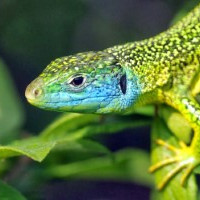
#> input picture Practical#1/src.jpg, 200 x 200 px, found by its file name
$ jupyter execute 'uniform transforms.ipynb'
#> lines starting #> are read from the running program, lines starting #| are printed output that depends on the picture; after the words box and inside, x2 and y2 are one past the last pixel; in counts of white or black regions, pixels touching at a corner belong together
# Uniform Transformations

## Initialization

[cell 1]
import cv2
import numpy as np
from matplotlib import pyplot as plt

from matplotlib.colors import NoNorm

[cell 2]
# convenience function that estimates the difference between 2 images
def diffscore(img1, img2):
    return np.sum(abs(img1-img2))

# convenience function to draw 1 image - no typing 4 lines anymore
def display(img, single_layer = False):
    plt.figure()
    plt.axis("off")
    if single_layer:
        plt.imshow(img,cmap='gray',norm=NoNorm())
        # this ensures plt doesn't treat our grayscale array as a messed-up 3-channel image
    else:
        plt.imshow(img)
    plt.show()

[cell 3]
# read original image, converting to RGB because that format is expected by matplotlib
src = cv2.cvtColor(cv2.imread("src.jpg"), cv2.COLOR_BGR2RGB)

## Color Channels

As we have observed, in default encoding each pixel of an image has 3 color channels.

[cell 4]
display(src)

We can separately display them to see color intensity:

[cell 5]
onlyr = src.copy()[:,:,0] # R
onlyg = src.copy()[:,:,1] # G
onlyb = src.copy()[:,:,2] # B
color_concat = np.concatenate((onlyr, onlyg, onlyb), axis=1)
display(color_concat, single_layer=True)

Or isolate them in the original image by filling the other channels with 0

[cell 6]
isor = src.copy()
isor[:,:,1:] = 0
isog = src.copy()
isog[:,:,0::2] = 0
isob = src.copy()
isob[:,:,:2] = 0
color_concat = np.concatenate((isor, isog, isob), axis=1)
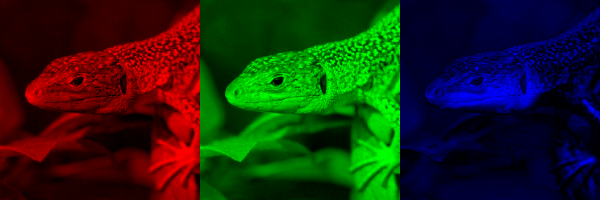
#> color_concat: shape (200, 600, 3); mean R, G, B 28.6, 37.1, 19.7
display(color_concat)

## Mathematical Transforms

As you have noticed from the code so far, image layers (read: numpy arrays) support elementwise assignment. They also support mathematical operations and functions - for example, here's a negative:

[cell 7]
neg = 255 - src.copy() # every single byte is inverted
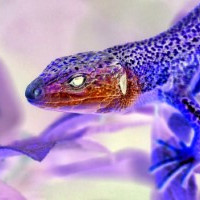
#> neg: shape (200, 200, 3); mean R, G, B 169.2, 143.7, 196
display(neg)

Let us implement transforms from the lecture - different logarithmic options and a simple piece-wise one.

To work with the math of logarithmic transforms, however, we will need to operate in the 0-1 range:

[cell 8]
floatsrc = src.astype(np.float32) /255 # converts pixel values to 0-1 float

#### Logarithm - lowers contrast **(15 points)**

[cell 9]
logged = floatsrc.copy()

# formula's in the lecture, log function is np.log2()
c = 3
logged = c*np.log2(1+logged)
display(logged)
#> in display (call 5), `plt.show()`:
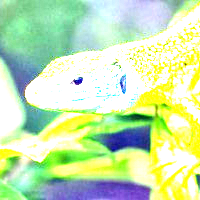
#> shown: shape (200, 200, 3) float32; mean R, G, B 0.782, 0.898, 0.694

#### Power - increases contrast **(15 points)**

[cell 10]
powed = floatsrc.copy()

# formula's in the lecture, and if you don't know the power operator, ask
gamma = 3.5 # gamma value for the transformation
powed = np.power(powed, gamma)
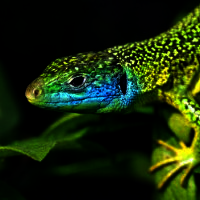
#> powed: shape (200, 200, 3) float32; mean R, G, B 0.0932, 0.154, 0.0388

display(powed)

#### Simple piecewise - edit value ranges **(20 points)**

[cell 11]
# The function you can use for simpler tasks is np.where(condition, x, y)
# EXAMPLE #
a = np.array([3,4,5,6,7,6,5,4,3])
b = np.where(a<5, 5, a*2)
# all values less than 5 where replaced with 5, and the rest doubled
b

[cell 12]
piecewise = src.copy()
piecewise = np.where(piecewise < 100, 199, piecewise*3)


# do something cool that transforms a certain value range

display(piecewise)

#### Most significant bit **(5 points)**

This is, essentially, a piecewise transform around powers of 2 - all bits higher than 127 are 1, and the rest 0, and so on.

[cell 13]
msb = cv2.cvtColor(src.copy(), cv2.COLOR_RGB2GRAY)

# piecewise
msb = np.where(msb>127,1,255)
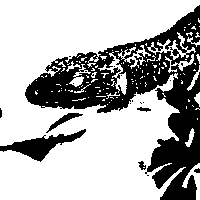
#> msb: shape (200, 200) int64; values 1 (black) and 255 (white), 69.3% white; 19 black regions (13 under 20 px), largest, box (x1, y1, x2, y2) and area: (25, 5, 200, 200) 10998, (0, 129, 86, 162) 953, (46, 113, 83, 133) 177, (138, 161, 146, 170) 41, (137, 107, 151, 112) 40, (194, 168, 200, 173) 22
#msb = msb & 0x80
display(msb, single_layer=True)

# Homework

Your favourite generic social media hired you to **create unique colored photo filters** for them. You need to create **functions that uniformly filter an input image** and return the result.

You must **utilise both forms of logarithmic transform, as well as the piecewise transform**. Otherwise, everything is up to you. Create **at least 2 filters**, and each of the transform methods will earn you 15 points.

For example, here's an "Alien" filter. It rotates the color channels by one, RGB to GBR.

[cell 14]
def alien_filter(img):
    out = img.copy()
    outr = out[:,:,0]
    outg = out[:,:,1]
    outb = out[:,:,2]
    out = np.stack((outg, outb, outr), axis=2)
    # np.stack() stacks arrays in higher dimensions
    # because outx are all 2D slices
    return out

def b_and_w(img):
    out = img.copy()
    outr = out[:,:,0]
    outg = out[:,:,1]
    outb = out[:,:,2]

    out = np.stack((outr,outr,outr),axis=2)
    floatsrc = out.astype(np.float32)/255

    last = 1*np.power(floatsrc, 1.2)

    return last

def log_transform(img, c=1):
#> called with c = 1
    log_transformed = c * np.log(1 + img + 1e-8) # add a small constant to avoid divide-by-zero errors
    log_transformed = np.uint8(log_transformed/log_transformed.max() * 255)
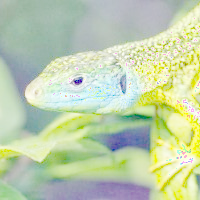
#> log_transformed: shape (200, 200, 3); mean R, G, B 192, 206.9, 173.7
    return log_transformed


def piecewise_transform(img):
    piecewise = img.copy()
    piecewise = np.where(piecewise < 128, 2 * piecewise, piecewise / 2)
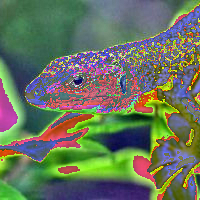
#> piecewise: shape (200, 200, 3) float64; mean R, G, B 103.5, 115.5, 93.6

    return piecewise.astype(np.uint8)
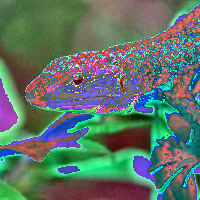
#> returned value: shape (200, 200, 3); mean of channels 0, 1, 2 103.4, 115.4, 93.6; drawn as B, G, R

def vintage_filter(img):
    log_transformed = log_transform(img)
    piecewise_transformed = piecewise_transform(img)

    combined = cv2.addWeighted(log_transformed, 0.5, piecewise_transformed, 0.5, 0)
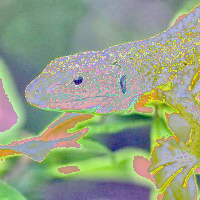
#> combined: shape (200, 200, 3); mean R, G, B 147.7, 161.1, 133.6

    out = cv2.cvtColor(combined, cv2.COLOR_BGR2RGB)

    return out


display(vintage_filter(src))
display(b_and_w(src))
display(alien_filter(src))
#> in alien_filter, `out = np.stack((outg, outb, outr), axis=2)`:
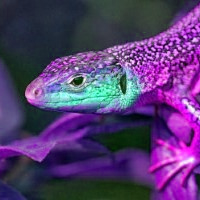
#> out: shape (200, 200, 3); mean of channels 0, 1, 2 111.3, 59, 85.8; drawn as B, G, R
